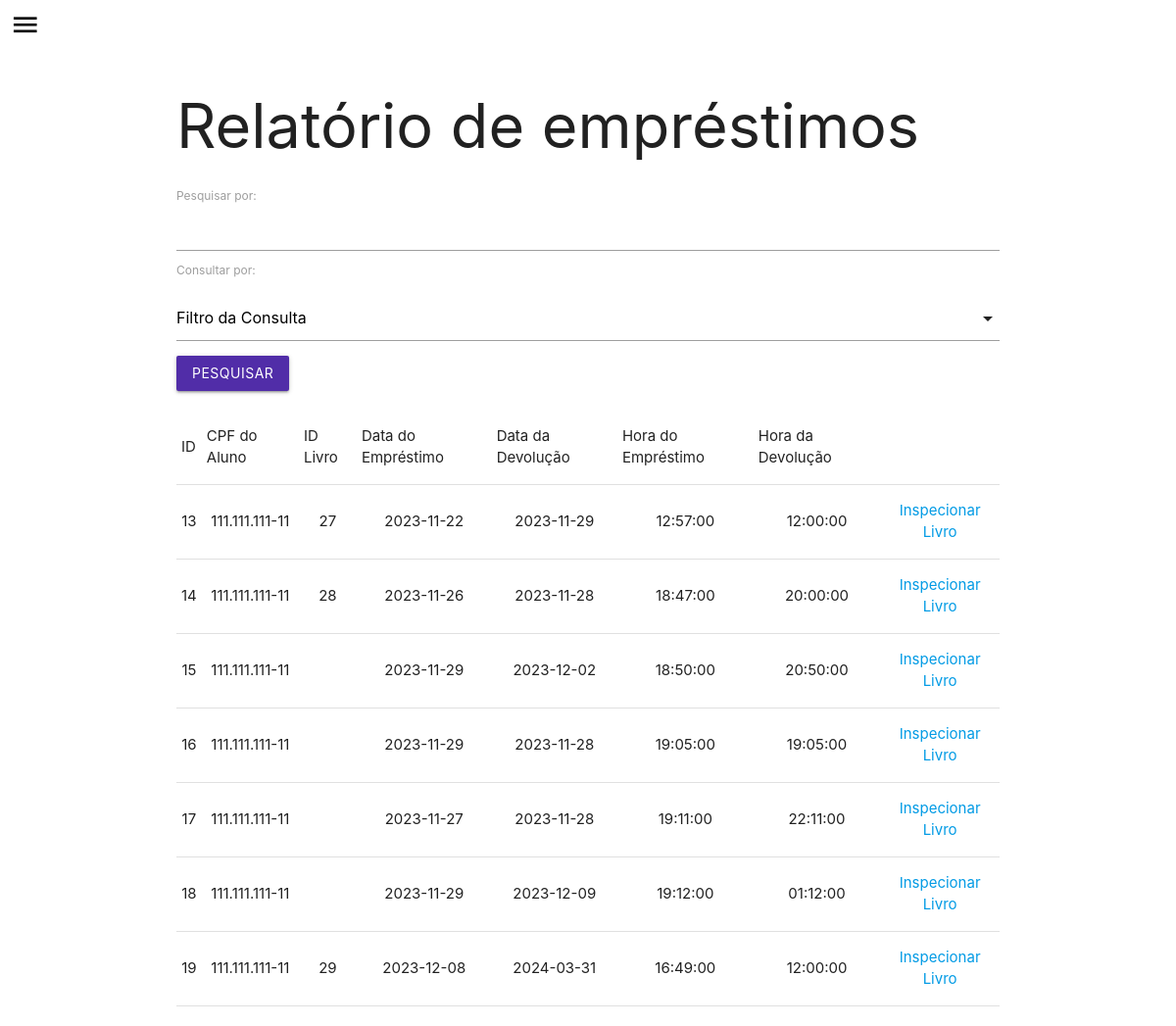
Screenshot of /admin/emprestimo_read.php with the database file from the repository.
### tables this page shows
CREATE TABLE IF NOT EXISTS `emprestimo` (
  `id_emprestimo` int(11) NOT NULL AUTO_INCREMENT,
  `id_cpf_aluno` varchar(20) DEFAULT NULL,
  `id_livro` int(11) DEFAULT NULL,
  `data_emprestimo` date DEFAULT NULL,
  `data_retorno` date DEFAULT NULL,
  `hora_emprestimo` time DEFAULT NULL,
  `hora_retorno` time DEFAULT NULL,
  `comentarios` varchar(400) DEFAULT NULL,
  `status_emprestimo` varchar(50) NOT NULL,
  PRIMARY KEY (`id_emprestimo`),
  KEY `FK_emprestimo_aluno` (`id_cpf_aluno`),
  KEY `FK_emprestimo_livros` (`id_livro`),
  CONSTRAINT `FK_emprestimo_aluno` FOREIGN KEY (`id_cpf_aluno`) REFERENCES `aluno` (`cpf`) ON DELETE CASCADE ON UPDATE CASCADE,
  CONSTRAINT `FK_emprestimo_livros` FOREIGN KEY (`id_livro`) REFERENCES `livros` (`id_livro`) ON DELETE CASCADE ON UPDATE CASCADE
);

### admin/emprestimo_read.php (the view, shortened to what this page needs)
<!DOCTYPE html>
<html lang="en">
<head>
    <link type="text/css" rel="stylesheet" href="../materialize/css/materialize.min.css"  media="screen,projection"/>
</head>
<body>
    <?php include 'navbar.php' ?>
    <div class="container">
        <h1>Relatório de empréstimos</h1>
        <form method="post">
            <label for="search">Pesquisar por:</label>
            <input type="text" id="search" name="pesquisa" autocomplete="off">
            <label for="consultaPor">Consultar por: </label>
            <div class="input-field col s12">
            </div>
            <div class="row">
                <button class="btn" style="background-color: #512DA8;" type="submit" name="submit">Pesquisar</button>
            </div>
        </form>
        <div class="row">
            <table class="stripped centered">
                <thead>
                    <tr>
                        <td>ID</td>
                        <td>CPF do Aluno</td>
                        <td>ID Livro</td>
                        <td>Data do Empréstimo</td>
                        <td>Data da Devolução</td>
                        <td>Hora do Empréstimo</td>
                        <td>Hora da Devolução</td>
                    </tr>
                </thead>
                <tbody>
                    <?php
                        include 'connect.php';
                        include 'classes.php';
                        if(!isset($_POST['submit']))
                        {
                            $query = "SELECT * FROM emprestimo";
                            $stmt = $mysqli->prepare($query);
                            $stmt->execute();
                            $result = $stmt->get_result();
                            $rows = $result->fetch_all(MYSQLI_NUM);
                        }
                        foreach($rows as $row)
                        {
                            echo "<tr>";
                            foreach($row as $columnIndex=>$entry)
                            {
                                if($columnIndex == 7 || $columnIndex == 8)
                                {
                                    continue;
                                }
                                echo "<td>$entry</td>";
                            }
                            echo "<td><a href='./livros_insp.php?id=$row[2]'>Inspecionar Livro</a></td>";
                            echo "</tr>";
                        }
                    ?>
                </tbody>
            </table>
        </div>
    </div>
</body>
</html>

### rows the page displays
emprestimo: id_emprestimo "13", id_cpf_aluno "111.111.111-11", id_livro "27", data_emprestimo "2023-11-22", data_retorno "2023-11-29", hora_emprestimo "12:57:00", hora_retorno "12:00:00"
emprestimo: id_emprestimo "14", id_cpf_aluno "111.111.111-11", id_livro "28", data_emprestimo "2023-11-26", data_retorno "2023-11-28", hora_emprestimo "18:47:00", hora_retorno "20:00:00"
emprestimo: id_emprestimo "15", id_cpf_aluno "111.111.111-11", data_emprestimo "2023-11-29", data_retorno "2023-12-02", hora_emprestimo "18:50:00", hora_retorno "20:50:00"
emprestimo: id_emprestimo "16", id_cpf_aluno "111.111.111-11", data_emprestimo "2023-11-29", data_retorno "2023-11-28", hora_emprestimo "19:05:00", hora_retorno "19:05:00"
emprestimo: id_emprestimo "17", id_cpf_aluno "111.111.111-11", data_emprestimo "2023-11-27", data_retorno "2023-11-28", hora_emprestimo "19:11:00", hora_retorno "22:11:00"
emprestimo: id_emprestimo "18", id_cpf_aluno "111.111.111-11", data_emprestimo "2023-11-29", data_retorno "2023-12-09", hora_emprestimo "19:12:00", hora_retorno "01:12:00"
emprestimo: id_emprestimo "19", id_cpf_aluno "111.111.111-11", id_livro "29", data_emprestimo "2023-12-08", data_retorno "2024-03-31", hora_emprestimo "16:49:00", hora_retorno "12:00:00"
